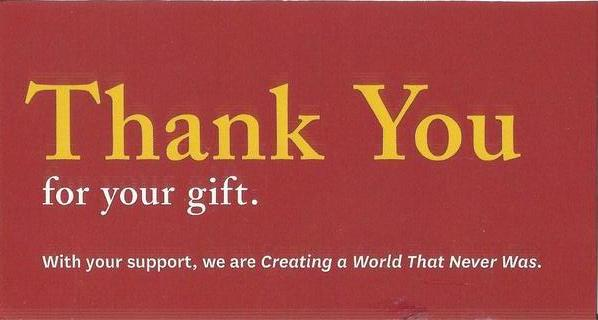
//> input picture reference.jpg, 598 x 320 px
$ ./objectDetection   (built with g++ and OpenCV 4, older OpenCV classes emulated)
//> lines starting //> are read from the running program, lines starting //| are printed output that depends on the picture; after the words box and inside, x2 and y2 are one past the last pixel; in counts of white or black regions, pixels touching at a corner belong together; pictures that were not available may be replaced by others from this repository, and a replacement may not be noted
/*
Name       : Ravi Kant
e-mail     : rkant@usc.edu
Submission : Jan 29, 2016

 */

#include <opencv2/core/core.hpp>
#include <opencv2/highgui/highgui.hpp>
#include <opencv2/imgproc/imgproc.hpp>
#include <opencv2/nonfree/features2d.hpp>
#include "opencv2/calib3d/calib3d.hpp"

#include <iostream>
#include <string>
#include <fstream>
#include <time.h>

using namespace cv;
using namespace std;


int main()
{

	float badCount = 0.0,correctedCount=0.0;
	Mat refImg1 = imread("reference.jpg");
//> refImg1 is the input picture: 320 rows x 598 cols, CV_8UC3; mean B, G, R 63.7, 70.2, 166
	Mat refImg;
	cvtColor(refImg1,refImg,CV_BGR2GRAY);
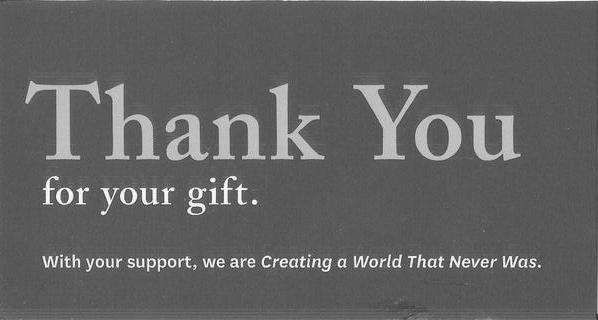
//> refImg: 320 rows x 598 cols, CV_8UC1; min 31, max 254, mean 98.1


	Mat grass = imread("grass.jpg");
	Mat wall  = imread("wall.jpg");

	// [7 lines of commented-out code are left out]
	SiftFeatureDetector detector;
	vector<KeyPoint> refKeyPoints,sceneKeyPoints;

	detector.detect(refImg,refKeyPoints);
//> refKeyPoints = 491 keypoints; strongest (x, y, size): (254, 202, 3.3), (539, 266, 1.9), (213, 180, 3.2), (172, 189, 2.7)
	SiftDescriptorExtractor extractor;
	Mat refKeyPoint_descriptors, sceneKeyPointDescriptor;
	extractor.compute(refImg, refKeyPoints, refKeyPoint_descriptors);

	BFMatcher matcher;
	VideoCapture cap("mob120.mp4");

	if(!cap.isOpened())  // check if we succeeded
		return -1;
	VideoWriter outcap;
	outcap.open("resultVideo.avi", CV_FOURCC('D','I','V','X'), cap.get(CV_CAP_PROP_FPS), Size(0.3*cap.get(CV_CAP_PROP_FRAME_WIDTH),0.3*cap.get(CV_CAP_PROP_FRAME_HEIGHT)));

	//VideoCapture OVcap("test.mkv");
	//int OVnFrames = OVcap.get(CV_CAP_PROP_FRAME_COUNT);


	bool flag = false;
	double area;
	clock_t tStart = clock();
	int nFrames = cap.get(CV_CAP_PROP_FRAME_COUNT);
	float fps = cap.get(CV_CAP_PROP_FPS);
	cout<<"FPS"<<fps;
	//exit(0);
	Mat homography,oldHomography;
	vector<Point2f> oldCorners,destinationCorners(7);

	//ofstream fout;
	//fout.open("angles.txt");
	float data[9]= {1.0495656184032528e+03, 0.0, 6.3950000000000000e+02,
			0.0, 1.0495656184032528e+03, 3.5950000000000000e+02,
			0.0, 0.0, 1.0};
	Mat cameraMatrix(3,3,CV_32F,data);


	double dCoeff[5] = {0.058055443802597889, -0.75762481381245350, 0.0, 0.0,1.2767832543908491};
	vector<double> distCoeffs(&dCoeff[0], &dCoeff[0]+5);

	Mat rTemp,tTemp, rVec, tVec;
	Mat_<float> rotMat(3,3);
	vector<Point3f> objectPoints(8);
	objectPoints[0] = Point3f(-6.5,3.5,0);
	objectPoints[1] = Point3f(6.5,3.5,0);
	objectPoints[2] = Point3f(6.5,-3.5,0);
	objectPoints[3] = Point3f(-6.5,-3.5,0);
	objectPoints[4] = Point3f(0,0,0);
	objectPoints[5] = Point3f(6.5,0,0);
	objectPoints[6] = Point3f(0,3.5,0);

	vector<Point3f> housePoints(10);
	// [6 lines of commented-out code are left out]
	housePoints[0] = Point3f(-1.5,1.0,0.0);
	housePoints[1] = Point3f(1.5,1.0,0.0);
	housePoints[2] = Point3f(1.5,-1.0,0.0);
	housePoints[3] =  Point3f(-1.5,-1.0,0.0);

	housePoints[4] = Point3f(-1.5,1.0,3.0);
	housePoints[5] = Point3f(1.5,1.0,3.0);
	housePoints[6] = Point3f(1.5,-1.0,3.0);
	housePoints[7] =  Point3f(-1.5,-1.0,3.0);

	housePoints[8] =  Point3f(-1.5,0.0,4.0);
	housePoints[9] =  Point3f(1.5,0.0,4.0);

	vector<Point3f> grassPoints(4);
	grassPoints[0] = Point3f(-10.0,10,0.0);//Point3f(-6.5,7.5,0.0);
	grassPoints[1] = Point3f(10.0,10,0.0);// Point3f(9.0,7.5,0.0);
	grassPoints[2] = Point3f(10.0,-10,0.0);
	grassPoints[3] = Point3f(-10.0,-10,0.0);


	// [6 lines of commented-out code are left out]

	Mat nrml = Mat(objectPoints[5]).cross(Mat(objectPoints[6])) * (5/(norm(objectPoints[5])*norm(objectPoints[6])));

	objectPoints[7] = Point3f(nrml.at<float>(0,0),nrml.at<float>(1,0),nrml.at<float>(2,0));
	float daTA[4] = {nrml.at<float>(0,0), nrml.at<float>(1,0), nrml.at<float>(2,0), 1};
	Mat nrML(4,1,CV_32F,daTA);
	vector<Point3f> objectPoints_correspondences(&objectPoints[0],&objectPoints[7]);

	Mat RT,imagePointsRP,housePointsRP,grassPointsRP,skyPointsRP;

	vector<Point2f> refCorners(7);
	refCorners[0] = Point(0,0);
	refCorners[1] = Point(refImg.cols,0);
	refCorners[2] = Point(refImg.cols,refImg.rows);
	refCorners[3] = Point(0,refImg.rows);
	refCorners[4] = Point(0.5 * refImg.cols, 0.5 * refImg.rows);
	refCorners[5] = Point(refImg.cols, 0.5 * refImg.rows);
	refCorners[6] = Point(0.5 * refImg.cols, 0);
	Mat sceneImg1,sceneImg2,sceneImg;
	int OVcount = 0;
	for(int h = 0; h < nFrames; h++)
	{
		cout<<h;
		// get ith frame

		cap>>sceneImg1;

		// resizing to reduce computation time
		resize(sceneImg1, sceneImg2,Size(),0.3,0.3,CV_INTER_AREA);

		cvtColor(sceneImg2,sceneImg,CV_BGR2GRAY);
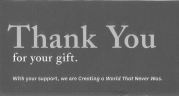
//> sceneImg: 96 rows x 179 cols, CV_8UC1; min 78, max 242, mean 98.1

		/*	namedWindow( "img", WINDOW_NORMAL );
	    		imshow("img",sceneImg);
	    		waitKey(0);*/

		//detect keyPoints to in the current frame
		detector.detect(sceneImg,sceneKeyPoints);
//> sceneKeyPoints = 106 keypoints; strongest (x, y, size): (51, 38, 2), (84, 28, 3.3), (143, 36, 2.9), (35, 28, 3.2)

		// extract descriptors of keypoint for matching with descriptors of refrence keypoints
		extractor.compute(sceneImg, sceneKeyPoints, sceneKeyPointDescriptor);

		// obtaining matches b/w current frame and reference image
		vector<DMatch> matchingPairs;
		matcher.match(refKeyPoint_descriptors, sceneKeyPointDescriptor, matchingPairs);
//> matchingPairs = 491 matches

		// Ratio test: the distance measure of a match is the distance b/w the the query and
		//             and the test vector(descriptos of keypoint). So the more identical the
		//             the vectors are i.e the better the match, the smaller will be the
		//             distance value. Here we take the best 2 matches, the match at index 0 being
		//             best and at 1 being 2nd best. If the ratio of these distance is large then
		//             we accept the match else we reject it on grounds that, this paticular query
		// 			   vector is similar to many points in the scene image, and we can not be sure
		//             which one it exactly matches.
		vector<vector<DMatch> > matches;
		vector<DMatch> goodMatches;
		matcher.knnMatch(refKeyPoint_descriptors, sceneKeyPointDescriptor,matches,2);
//> matches = 491 matches
		vector<Point2f> matched_objectKeyPoint, matched_sceneKeyPoint;
		for(int i = 0; i < matches.size(); i++) {
			if(matches[i][0].distance < 0.6 * matches[i][1].distance){
				goodMatches.push_back(matches[i][0]);
				matched_objectKeyPoint.push_back(refKeyPoints[matches[i][0].queryIdx].pt);
				matched_sceneKeyPoint.push_back(sceneKeyPoints[matches[i][0].trainIdx].pt);
			}
		}
//> after the loop, goodMatches = 75 matches; matched_objectKeyPoint = 75 Points (x, y), first 12: [33.32, 88.24], [33.32, 88.24], [33.32, 88.24], [38.2, 94.12], [47.32, 100.2], [62.83, 93.33], [62.83, 93.33], [63.17, 149.9], [63.17, 149.9], [64.5, 195.9], [64.5, 195.9], [68.91, 173.7]; matched_sceneKeyPoint = 75 Points (x, y), first 12: [9.88, 26.24], [9.88, 26.24], [9.88, 26.24], [11.7, 28.39], [13.86, 30.12], [18.65, 27.8], [18.65, 27.8], [18.76, 44.68], [18.76, 44.68], [131.2, 40.79], [131.2, 40.79], [20.49, 51.9]

		/*		Mat matchedImage;
		drawMatches(refImg,refKeyPoints,sceneImg,sceneKeyPoints,goodMatches,matchedImage,Scalar::all(-1), Scalar::all(-1),
				vector<char>(), DrawMatchesFlags::NOT_DRAW_SINGLE_POINTS );
		namedWindow("Result1", WINDOW_NORMAL);
		imshow("Result1",matchedImage);
		waitKey(0);*/
		// Only if we have more than 20 good matches we calculate the homography else
		// only a few matches often produce bad results, so we ignore cases with less than
		// 20 matches

		if(matched_objectKeyPoint.size() > 20){

			homography = findHomography( matched_objectKeyPoint, matched_sceneKeyPoint, CV_RANSAC);
//> homography = [[0.3, -0.0011, -0.0223], [-6.78e-05, 0.299, -0.134], [6.83e-07, -8.92e-06, 1]]

			// once we have a homography we get the projections of the
			perspectiveTransform( refCorners, destinationCorners, homography);
//> destinationCorners = 7 Points (x, y): [-0.02, -0.13], [179.2, -0.17], [179.3, 95.85], [-0.37, 95.93], [89.53, 47.8], [179.2, 47.77], [89.58, -0.15]

			if(flag==false){
				area = norm(destinationCorners[0] - destinationCorners[1]) * norm(destinationCorners[1] - destinationCorners[2]);
//> area = 17205
			}
			flag = true;
			double tempArea = norm(destinationCorners[0] - destinationCorners[1]) * norm(destinationCorners[2] - destinationCorners[1]);
//> tempArea = 17205

			double dotProd1 = Mat(destinationCorners[0] - destinationCorners[1]).dot(Mat(destinationCorners[2] - destinationCorners[1]))/tempArea;
//> dotProd1 = -0.00145
			double dotProd2 = Mat(destinationCorners[0] - destinationCorners[3]).dot(Mat(destinationCorners[2] - destinationCorners[3]))/tempArea;
//> dotProd2 = 0.00412
			double dotProd3 = Mat(destinationCorners[1] - destinationCorners[0]).dot(Mat(destinationCorners[3] - destinationCorners[0]))/tempArea;
//> dotProd3 = -0.00389
			double dotProd4 = Mat(destinationCorners[1] - destinationCorners[2]).dot(Mat(destinationCorners[3] - destinationCorners[2]))/tempArea;
//> dotProd4 = 0.00124


			if((dotProd1>-0.7 && dotProd1<0.7) && (dotProd2>-0.7 && dotProd2<0.7) && (dotProd3>-0.7 && dotProd3<0.7) && (dotProd4>-0.7 && dotProd4<0.7) ) {// this program fails if 1st frame does not have the object

				// estimate camera pose wrt object
				// here we find out the camera's rotation and translation with respect to our object in
				// scene
				solvePnP(objectPoints_correspondences, destinationCorners, cameraMatrix, distCoeffs, rTemp, tTemp, false);
//> rTemp = [3.1, 0.00127, -0.0956]; tTemp = [-39.64, -22.45, 74.64]

				// based on the
				projectPoints(Mat(objectPoints), rTemp, tTemp, cameraMatrix, distCoeffs, imagePointsRP);
//> imagePointsRP = [[-2.9, -1.92], [180, -0.359], [176.4, 94.7], [0.648, 97.04], [91.91, 49.31], [178.3, 47.04], [92.42, 1.27], [45.46, 22.32]]
				projectPoints(Mat(housePoints), rTemp, tTemp, cameraMatrix, distCoeffs, housePointsRP);
//> housePointsRP = [[71.55, 35.69], [112.4, 35.35], [111.7, 62.62], [71.3, 63.18], [42.96, 19], [87.07, 19.52], [86.75, 48.18], [43.33, 48.08], [32.81, 27.75], [77.86, 28.4]]
				projectPoints(Mat(grassPoints), rTemp, tTemp, cameraMatrix, distCoeffs, grassPointsRP);
//> grassPointsRP = [[-79.06, -110.5], [229.2, -89.74], [219.5, 183], [-51.34, 186.1]]
				//projectPoints(Mat(skyPoints), rTemp, tTemp, cameraMatrix, distCoeffs, skyPointsRP);
				Mat resultImg1;
				sceneImg2.copyTo(resultImg1);


				// [19 lines of commented-out code are left out]

				int D[8] = {destinationCorners[3].x,destinationCorners[3].y,
						housePointsRP.at<float>(0,0),housePointsRP.at<float>(0,1),
						housePointsRP.at<float>(1,0),housePointsRP.at<float>(1,0),
						destinationCorners[2].x,destinationCorners[2].y};
//> D = [0, 95, 71, 35, 112, 112, 179, 95]
				Mat T(4,2,CV_16U,D);
//> T = [[0, 0], [95, 0], [71, 0], [35, 0]]
				// [6 lines of commented-out code are left out]

				arrowedLine( resultImg1, Point2f(imagePointsRP.at<float>(4,0),imagePointsRP.at<float>(4,1)), Point2f(imagePointsRP.at<float>(5,0),imagePointsRP.at<float>(5,1)), Scalar( 255, 0, 0), 1);
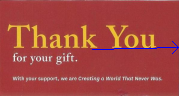
//> resultImg1: 96 rows x 179 cols, CV_8UC3; mean B, G, R 64.9, 69.8, 165.2
				arrowedLine( resultImg1, Point2f(imagePointsRP.at<float>(4,0),imagePointsRP.at<float>(4,1)), Point2f(imagePointsRP.at<float>(6,0),imagePointsRP.at<float>(6,1)), Scalar( 255, 0, 0), 1);
				arrowedLine( resultImg1, Point2f(imagePointsRP.at<float>(4,0),imagePointsRP.at<float>(4,1)), Point2f(imagePointsRP.at<float>(7,0),imagePointsRP.at<float>(7,1)), Scalar( 0, 255, 0), 2);


				namedWindow("Corner-perspective,axis-projection", WINDOW_NORMAL);
				imshow("Corner-perspective,axis-projection",resultImg1);
				waitKey(1);

				Mat resultImg2;
				sceneImg2.copyTo(resultImg2);

				line( resultImg2, Point2f(imagePointsRP.at<float>(0,0),imagePointsRP.at<float>(0,1)), Point2f(imagePointsRP.at<float>(1,0),imagePointsRP.at<float>(1,1)), Scalar( 255, 0, 0), 1);
				line( resultImg2, Point2f(imagePointsRP.at<float>(1,0),imagePointsRP.at<float>(1,1)), Point2f(imagePointsRP.at<float>(2,0),imagePointsRP.at<float>(2,1)), Scalar( 255, 0, 0), 1);
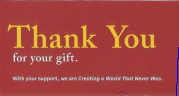
//> resultImg2: 96 rows x 179 cols, CV_8UC3; mean B, G, R 64.3, 70, 165.6
				line( resultImg2, Point2f(imagePointsRP.at<float>(2,0),imagePointsRP.at<float>(2,1)), Point2f(imagePointsRP.at<float>(3,0),imagePointsRP.at<float>(3,1)), Scalar( 255, 0, 0), 1);
				line( resultImg2, Point2f(imagePointsRP.at<float>(3,0),imagePointsRP.at<float>(3,1)), Point2f(imagePointsRP.at<float>(0,0),imagePointsRP.at<float>(0,1)), Scalar( 255, 0, 0), 1);

				arrowedLine( resultImg2, Point2f(imagePointsRP.at<float>(4,0),imagePointsRP.at<float>(4,1)), Point2f(imagePointsRP.at<float>(5,0),imagePointsRP.at<float>(5,1)), Scalar( 255, 0, 0), 2);
				arrowedLine( resultImg2, Point2f(imagePointsRP.at<float>(4,0),imagePointsRP.at<float>(4,1)), Point2f(imagePointsRP.at<float>(6,0),imagePointsRP.at<float>(6,1)), Scalar( 0, 255, 0), 2);
				arrowedLine( resultImg2, Point2f(imagePointsRP.at<float>(4,0),imagePointsRP.at<float>(4,1)), Point2f(imagePointsRP.at<float>(7,0),imagePointsRP.at<float>(7,1)), Scalar( 0, 0, 255), 2);
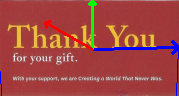
//> resultImg2: 96 rows x 179 cols, CV_8UC3; mean B, G, R 66.8, 69.6, 161.7


				namedWindow("Corner-projection,axis-projection", WINDOW_NORMAL);
				imshow("Corner-projection,axis-projection",resultImg2);
				waitKey(1);


				Mat resultImg;
				sceneImg2.copyTo(resultImg);

				vector<Point> pts(4);
				pts[0] = Point(grassPointsRP.at<float>(0,0),grassPointsRP.at<float>(0,1));
//> pts = 4 Points (x, y): [-79, -110], [0, 0], [0, 0], [0, 0]
				pts[1] = Point(grassPointsRP.at<float>(1,0),grassPointsRP.at<float>(1,1));
//> pts = 4 Points (x, y): [-79, -110], [229, -89], [0, 0], [0, 0]
				pts[2] = Point(grassPointsRP.at<float>(2,0),grassPointsRP.at<float>(2,1));
//> pts = 4 Points (x, y): [-79, -110], [229, -89], [219, 183], [0, 0]
				pts[3] = Point(grassPointsRP.at<float>(3,0),grassPointsRP.at<float>(3,1));
//> pts = 4 Points (x, y): [-79, -110], [229, -89], [219, 183], [-51, 186]

				//grass
				//	Mat mask(resultImg.rows, resultImg.cols, CV_8UC1, cv::Scalar(0));
				fillConvexPoly(resultImg,pts,Scalar(3, 58, 32),8,0);
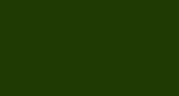
//> resultImg: 96 rows x 179 cols, CV_8UC3; mean B, G, R 3, 58, 32
				//	Mat Grass;
				//	resize(grass,Grass,resultImg.size());
				//	Grass.copyTo(resultImg,mask);


				//back wall
				pts[0] = Point(housePointsRP.at<float>(3,0),housePointsRP.at<float>(3,1));
//> pts = 4 Points (x, y): [71, 63], [229, -89], [219, 183], [-51, 186]
				pts[1] = Point(housePointsRP.at<float>(2,0),housePointsRP.at<float>(2,1));
//> pts = 4 Points (x, y): [71, 63], [111, 62], [219, 183], [-51, 186]
				pts[2] = Point(housePointsRP.at<float>(6,0),housePointsRP.at<float>(6,1));
//> pts = 4 Points (x, y): [71, 63], [111, 62], [86, 48], [-51, 186]
				pts[3] = Point(housePointsRP.at<float>(7,0),housePointsRP.at<float>(7,1));
//> pts = 4 Points (x, y): [71, 63], [111, 62], [86, 48], [43, 48]
				fillConvexPoly(resultImg,pts,Scalar(193,249,253),8,0);

				// side wall left
				pts[0] = Point(housePointsRP.at<float>(0,0),housePointsRP.at<float>(0,1));
//> pts = 4 Points (x, y): [71, 35], [111, 62], [86, 48], [43, 48]
				pts[1] = Point(housePointsRP.at<float>(3,0),housePointsRP.at<float>(3,1));
//> pts = 4 Points (x, y): [71, 35], [71, 63], [86, 48], [43, 48]
				pts[2] = Point(housePointsRP.at<float>(7,0),housePointsRP.at<float>(7,1));
//> pts = 4 Points (x, y): [71, 35], [71, 63], [43, 48], [43, 48]
				pts[3] = Point(housePointsRP.at<float>(4,0),housePointsRP.at<float>(4,1));
//> pts = 4 Points (x, y): [71, 35], [71, 63], [43, 48], [42, 19]
				fillConvexPoly(resultImg,pts,Scalar(176,231,235),8,0);

				// side wall right
				pts[0] = Point(housePointsRP.at<float>(1,0),housePointsRP.at<float>(1,1));
//> pts = 4 Points (x, y): [112, 35], [71, 63], [43, 48], [42, 19]
				pts[1] = Point(housePointsRP.at<float>(2,0),housePointsRP.at<float>(2,1));
//> pts = 4 Points (x, y): [112, 35], [111, 62], [43, 48], [42, 19]
				pts[2] = Point(housePointsRP.at<float>(6,0),housePointsRP.at<float>(6,1));
//> pts = 4 Points (x, y): [112, 35], [111, 62], [86, 48], [42, 19]
				pts[3] = Point(housePointsRP.at<float>(5,0),housePointsRP.at<float>(5,1));
//> pts = 4 Points (x, y): [112, 35], [111, 62], [86, 48], [87, 19]
				fillConvexPoly(resultImg,pts,Scalar(176,231,235),8,0);
				//front wall
				pts[0] = Point(housePointsRP.at<float>(0,0),housePointsRP.at<float>(0,1));
//> pts = 4 Points (x, y): [71, 35], [111, 62], [86, 48], [87, 19]
				pts[1] = Point(housePointsRP.at<float>(1,0),housePointsRP.at<float>(1,1));
//> pts = 4 Points (x, y): [71, 35], [112, 35], [86, 48], [87, 19]
				pts[2] = Point(housePointsRP.at<float>(5,0),housePointsRP.at<float>(5,1));
//> pts = 4 Points (x, y): [71, 35], [112, 35], [87, 19], [87, 19]
				pts[3] = Point(housePointsRP.at<float>(4,0),housePointsRP.at<float>(4,1));
//> pts = 4 Points (x, y): [71, 35], [112, 35], [87, 19], [42, 19]

				fillConvexPoly(resultImg,pts,Scalar(193,249,253),8,0);

				//roof
				pts[0] = Point(housePointsRP.at<float>(4,0),housePointsRP.at<float>(4,1));
//> pts = 4 Points (x, y): [42, 19], [112, 35], [87, 19], [42, 19]
				pts[1] = Point(housePointsRP.at<float>(5,0),housePointsRP.at<float>(5,1));
//> pts = 4 Points (x, y): [42, 19], [87, 19], [87, 19], [42, 19]
				pts[2] = Point(housePointsRP.at<float>(9,0),housePointsRP.at<float>(9,1));
//> pts = 4 Points (x, y): [42, 19], [87, 19], [77, 28], [42, 19]
				pts[3] = Point(housePointsRP.at<float>(8,0),housePointsRP.at<float>(8,1));
//> pts = 4 Points (x, y): [42, 19], [87, 19], [77, 28], [32, 27]

				fillConvexPoly(resultImg,pts,Scalar(80,119,154),8,0);
				//roof
				pts[0] = Point(housePointsRP.at<float>(7,0),housePointsRP.at<float>(7,1));
//> pts = 4 Points (x, y): [43, 48], [87, 19], [77, 28], [32, 27]
				pts[1] = Point(housePointsRP.at<float>(6,0),housePointsRP.at<float>(6,1));
//> pts = 4 Points (x, y): [43, 48], [86, 48], [77, 28], [32, 27]
				pts[2] = Point(housePointsRP.at<float>(9,0),housePointsRP.at<float>(9,1));
				pts[3] = Point(housePointsRP.at<float>(8,0),housePointsRP.at<float>(8,1));

				fillConvexPoly(resultImg,pts,Scalar(80,119,154),8,0);
				// wire frame house
				line( resultImg, Point(housePointsRP.at<float>(0,0),housePointsRP.at<float>(0,1)), Point(housePointsRP.at<float>(1,0),housePointsRP.at<float>(1,1)) , Scalar( 0, 0, 0), 1 );
//> resultImg: 96 rows x 179 cols, CV_8UC3; mean B, G, R 24.2, 77.9, 59.2
				line( resultImg, Point(housePointsRP.at<float>(1,0),housePointsRP.at<float>(1,1)), Point(housePointsRP.at<float>(2,0),housePointsRP.at<float>(2,1)), Scalar( 0, 0, 0), 1 );
//> resultImg: 96 rows x 179 cols, CV_8UC3; mean B, G, R 23.9, 77.5, 58.8
				line( resultImg, Point(housePointsRP.at<float>(2,0),housePointsRP.at<float>(2,1)), Point(housePointsRP.at<float>(3,0),housePointsRP.at<float>(3,1)) , Scalar( 0, 0, 0), 1 );
//> resultImg: 96 rows x 179 cols, CV_8UC3; mean B, G, R 23.5, 76.9, 58.3
				line( resultImg, Point(housePointsRP.at<float>(3,0),housePointsRP.at<float>(3,1)), Point(housePointsRP.at<float>(0,0),housePointsRP.at<float>(0,1)) , Scalar( 0, 0, 0), 1 );
//> resultImg: 96 rows x 179 cols, CV_8UC3; mean B, G, R 23.3, 76.6, 58

				line( resultImg, Point(housePointsRP.at<float>(4,0),housePointsRP.at<float>(4,1)), Point2f(housePointsRP.at<float>(0,0),housePointsRP.at<float>(0,1)) , Scalar( 0, 0, 0), 1 );
//> resultImg: 96 rows x 179 cols, CV_8UC3; mean B, G, R 23.1, 76.4, 57.7
				line( resultImg, Point(housePointsRP.at<float>(5,0),housePointsRP.at<float>(5,1)), Point2f(housePointsRP.at<float>(1,0),housePointsRP.at<float>(1,1)) , Scalar( 0, 0, 0), 1 );
//> resultImg: 96 rows x 179 cols, CV_8UC3; mean B, G, R 22.9, 76.1, 57.3
				line( resultImg, Point(housePointsRP.at<float>(6,0),housePointsRP.at<float>(6,1)), Point2f(housePointsRP.at<float>(2,0),housePointsRP.at<float>(2,1)) , Scalar( 0, 0, 0), 1 );
//> resultImg: 96 rows x 179 cols, CV_8UC3; mean B, G, R 22.6, 75.7, 57
				line( resultImg, Point(housePointsRP.at<float>(7,0),housePointsRP.at<float>(7,1)), Point2f(housePointsRP.at<float>(3,0),housePointsRP.at<float>(3,1)) , Scalar( 0, 0, 0), 1 );
//> resultImg: 96 rows x 179 cols, CV_8UC3; mean B, G, R 22.3, 75.4, 56.6

				line( resultImg, Point2f(housePointsRP.at<float>(4,0),housePointsRP.at<float>(4,1)), Point2f(housePointsRP.at<float>(5,0),housePointsRP.at<float>(5,1)) , Scalar( 0, 0, 0), 1 );
//> resultImg: 96 rows x 179 cols, CV_8UC3; mean B, G, R 22.1, 75.1, 56.2
				line( resultImg, Point2f(housePointsRP.at<float>(5,0),housePointsRP.at<float>(5,1)), Point2f(housePointsRP.at<float>(6,0),housePointsRP.at<float>(6,1)) , Scalar( 0, 0, 0), 1 );
//> resultImg: 96 rows x 179 cols, CV_8UC3; mean B, G, R 21.8, 74.7, 55.8
				line( resultImg, Point2f(housePointsRP.at<float>(6,0),housePointsRP.at<float>(6,1)), Point2f(housePointsRP.at<float>(7,0),housePointsRP.at<float>(7,1)) , Scalar( 0, 0, 0), 1 );
//> resultImg: 96 rows x 179 cols, CV_8UC3; mean B, G, R 21.6, 74.4, 55.5
				line( resultImg, Point2f(housePointsRP.at<float>(7,0),housePointsRP.at<float>(7,1)), Point2f(housePointsRP.at<float>(4,0),housePointsRP.at<float>(4,1)) , Scalar( 0, 0, 0), 1 );
//> resultImg: 96 rows x 179 cols, CV_8UC3; mean B, G, R 21.5, 74.2, 55.2


				line( resultImg, Point2f(housePointsRP.at<float>(4,0),housePointsRP.at<float>(4,1)), Point2f(housePointsRP.at<float>(8,0),housePointsRP.at<float>(8,1)) , Scalar( 0, 0, 0), 1 );
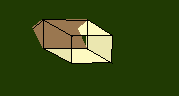
//> resultImg: 96 rows x 179 cols, CV_8UC3; mean B, G, R 21.5, 74.1, 55.1
				line( resultImg, Point2f(housePointsRP.at<float>(7,0),housePointsRP.at<float>(7,1)), Point2f(housePointsRP.at<float>(8,0),housePointsRP.at<float>(8,1)) , Scalar( 0, 0, 0), 1 );
//> resultImg: 96 rows x 179 cols, CV_8UC3; 0.11% of pixels changed, all inside (x1, y1, x2, y2) = (33, 29, 43, 48)
				line( resultImg, Point2f(housePointsRP.at<float>(5,0),housePointsRP.at<float>(1,1)), Point2f(housePointsRP.at<float>(9,0),housePointsRP.at<float>(9,1)) , Scalar( 0, 0, 0), 1 );
//> resultImg: 96 rows x 179 cols, CV_8UC3; mean B, G, R 21.3, 73.9, 54.8
//> (the rest of the program and of its run is left out)
